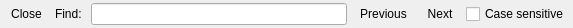
<?xml version="1.0" encoding="UTF-8"?>
<ui version="4.0">
 <class>FindWidget</class>
 <widget class="QWidget" name="FindWidget">
  <property name="geometry">
   <rect>
    <x>0</x>
    <y>0</y>
    <width>573</width>
    <height>28</height>
   </rect>
  </property>
  <property name="windowTitle">
   <string>Form</string>
  </property>
  <layout class="QHBoxLayout" name="horizontalLayout">
   <property name="leftMargin">
    <number>4</number>
   </property>
   <property name="topMargin">
    <number>1</number>
   </property>
   <property name="rightMargin">
    <number>4</number>
   </property>
   <property name="bottomMargin">
    <number>1</number>
   </property>
   <item>
    <widget class="QToolButton" name="closeButton">
     <property name="text">
      <string>Close</string>
     </property>
     <property name="icon">
      <iconset>
       <normaloff>:/img/PNG/edit-delete.png</normaloff>:/img/PNG/edit-delete.png</iconset>
     </property>
     <property name="autoRaise">
      <bool>true</bool>
     </property>
    </widget>
   </item>
   <item>
    <widget class="QLabel" name="label">
     <property name="text">
      <string>Find: </string>
     </property>
    </widget>
   </item>
   <item>
    <widget class="QLineEdit" name="lineEdit"/>
   </item>
   <item>
    <widget class="QToolButton" name="prevButton">
     <property name="text">
      <string>Previous</string>
     </property>
     <property name="icon">
      <iconset>
       <normaloff>:/img/PNG/VistaICO_Toolbar_Icons/Arrow-Right.png</normaloff>:/img/PNG/VistaICO_Toolbar_Icons/Arrow-Right.png</iconset>
     </property>
     <property name="autoRaise">
      <bool>true</bool>
     </property>
    </widget>
   </item>
   <item>
    <widget class="QToolButton" name="nextButton">
     <property name="text">
      <string>Next</string>
     </property>
     <property name="icon">
      <iconset>
       <normaloff>:/img/PNG/VistaICO_Toolbar_Icons/Arrow-Left.png</normaloff>:/img/PNG/VistaICO_Toolbar_Icons/Arrow-Left.png</iconset>
     </property>
     <property name="autoRaise">
      <bool>true</bool>
     </property>
    </widget>
   </item>
   <item>
    <widget class="QCheckBox" name="caseCheckBox">
     <property name="text">
      <string>Case sensitive</string>
     </property>
    </widget>
   </item>
  </layout>
 </widget>
 <resources>
  <include location="../Dev701QtNSPlatformBaseMain.qrc"/>
 </resources>
 <connections/>
</ui>
